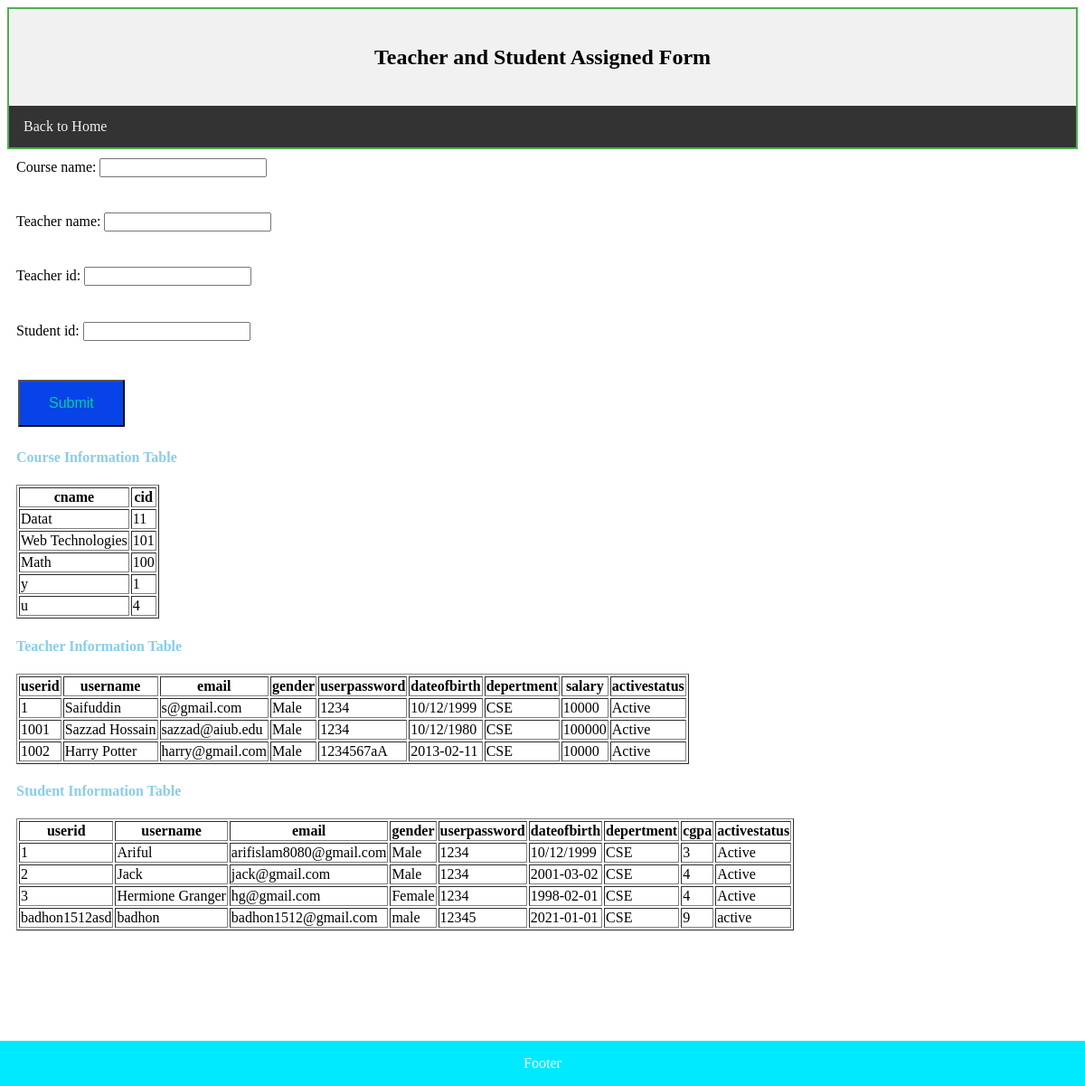
Page /FinalTermProject/Ariful/view/assign.php on the committed database.
### tables this page shows
CREATE TABLE `courses` (
  `id` int(11) NOT NULL,
  `cname` varchar(100) NOT NULL,
  `cid` varchar(100) NOT NULL
);

CREATE TABLE `faculty` (
  `userid` varchar(30) NOT NULL,
  `username` varchar(30) NOT NULL,
  `email` varchar(30) NOT NULL,
  `gender` varchar(30) NOT NULL,
  `userpassword` varchar(30) NOT NULL,
  `dateofbirth` varchar(30) NOT NULL,
  `depertment` varchar(30) NOT NULL,
  `salary` int(6) NOT NULL,
  `activestatus` varchar(30) NOT NULL
);

CREATE TABLE `students` (
  `userid` varchar(30) NOT NULL,
  `username` varchar(30) NOT NULL,
  `email` varchar(30) NOT NULL,
  `gender` varchar(30) NOT NULL,
  `userpassword` varchar(30) NOT NULL,
  `dateofbirth` varchar(30) NOT NULL,
  `depertment` varchar(30) NOT NULL,
  `cgpa` int(6) NOT NULL,
  `activestatus` varchar(30) NOT NULL
);

### FinalTermProject/Ariful/session/cdb.php (called while the page is built, shortened)
<?php
class cdb{
function ShowAll($conn,$table) {
    $result = $conn->query("SELECT * FROM  $table ");
    return $result;
    echo "<h3>Course information showed.</h3>";}
}
?>

### FinalTermProject/Ariful/session/tdb.php (called while the page is built, shortened)
<?php
class tdb{
    function ShowAll($conn,$table){
        $result = $conn->query("SELECT * FROM  $table");
        return $result; }
    }
?>

### FinalTermProject/Ariful/session/sdb.php (called while the page is built, shortened)
<?php
class sdb{
function ShowAll($conn,$table) {
    $result = $conn->query("SELECT * FROM  $table ");
    return $result;
    echo "<h3>Student information showed.</h3>";}
}
?>

### FinalTermProject/Ariful/view/assign.php (the view, shortened to what this page needs)
<!DOCTYPE html>
<html>
<body>
<link rel="stylesheet" type="text/css" href="../css/mystyle.css">
<div class="sticky">
<div class="header">
<h2>Teacher and Student Assigned Form</h2>
</div>
<div class="topnav">
<a href="Home.php">Back to Home</a><br>
</div>
</div>
<div class="column">
<form action="  " method="POST"  onsubmit="return validateForm1()" >
<label for="cname">Course name:</label>
 <input type="text" id="cname" name="cname"> <h4 id="cnameerror"></h4><?php// echo $cnameError; ?><br>
 <label for="tname">Teacher name:</label>
 <input type="text" id="tname" name="tname"><h4 id="tnameerror"></h4> <?php  ?><br>
 <label for="tid"> Teacher id:</label>
 <input type="text" id="tid" name="tid"> <h4 id="tiderror"></h4><?php  ?><br>
 <label for="sid"> Student id:</label>
 <input type="text" id="sid" name="sid"><h4 id="siderror"></h4> <?php// echo $sidError; ?><br>
 <input name="submit" class=button type="submit" value="Submit">
</form>
<h4><p id="para1">Course Information Table</p></h4><?php
include('../session/cdb.php');
$connection = new cdb();
$conn=$connection->OpenCon();
$userQuery=$connection->ShowAll($conn,"Courses");
echo "<table border='1'> <tr><th>cname</th> <th>cid</th></tr>";
if($userQuery->num_rows > 0){
    while($row=$userQuery->fetch_assoc())
    {
    echo "<tr>";
    echo "<td>" . $row['cname'] . "</td>";
    echo "<td>" . $row['cid'] . "</td>";
    echo "</tr>";
    }
    echo "</table>";
    }
    ?>
<h4><p id="para1">Teacher Information Table</p></h4><?php
include('../session/tdb.php');
$connection = new tdb();
$conn=$connection->OpenCon();
$userQuery=$connection->ShowAll($conn,"faculty");
echo "<table border='1'>
<tr>
<th>userid</th>
<th>username</th>
<th>email</th>
<th>gender</th>
<th>userpassword</th>
<th>dateofbirth</th>
<th>depertment</th>
<th>salary</th>
<th>activestatus</th>
</tr>";
if($userQuery->num_rows > 0){
    while($row=$userQuery->fetch_assoc())
    {
    echo "<tr>";
    echo "<td>" . $row['userid'] . "</td>";
    echo "<td>" . $row['username'] . "</td>";
    echo "<td>" . $row['email'] . "</td>";
    echo "<td>" . $row['gender'] . "</td>";
    echo "<td>" . $row['userpassword'] . "</td>";
    echo "<td>" . $row['dateofbirth'] . "</td>";
    echo "<td>" . $row['depertment'] . "</td>";
    echo "<td>" . $row['salary'] . "</td>";
    echo "<td>" . $row['activestatus'] . "</td>";
    echo "</tr>";
    }
    echo "</table>";
    } ?>
<h4><p id="para1">Student Information Table</p></h4><?php
include('../session/sdb.php');
$connection = new sdb();
$conn=$connection->OpenCon();
$userQuery=$connection->ShowAll($conn,"students");
echo "<table border='1'>
<tr>
<th>userid</th>
<th>username</th>
<th>email</th>
<th>gender</th>
<th>userpassword</th>
<th>dateofbirth</th>
<th>depertment</th>
<th>cgpa</th>
<th>activestatus</th>
</tr>";
if($userQuery->num_rows > 0){
    while($row=$userQuery->fetch_assoc())
    {
    echo "<tr>";
    echo "<td>" . $row['userid'] . "</td>";
    echo "<td>" . $row['username'] . "</td>";
    echo "<td>" . $row['email'] . "</td>";
    echo "<td>" . $row['gender'] . "</td>";
    echo "<td>" . $row['userpassword'] . "</td>";
    echo "<td>" . $row['dateofbirth'] . "</td>";
    echo "<td>" . $row['depertment'] . "</td>";
    echo "<td>" . $row['cgpa'] . "</td>";
    echo "<td>" . $row['activestatus'] . "</td>";
    echo "</tr>";
    }
    echo "</table>";
    } ?>
<br>
<br>
<br>
<br>
<br>
<br>
<br>
<br>
<br>
</div>
<div class="footer">
<p>Footer</p>
</div>
</body>
</html>

### FinalTermProject/Ariful/css/mystyle.css (style rules this page uses)
.header { background-color: #F1F1F1; text-align: center; padding: 20px; }
.topnav { overflow: hidden; background-color: #333; }
.topnav a { float: left; display: block; color: #f2f2f2; text-align: center; padding: 14px 16px; text-decoration: none; }
div.sticky { position: sticky; top: 0; padding: 0; background-color: #1e8000; border: 2px solid #4caf51; }
.column { float: left; padding: 10px; }
.footer { position: fixed; left: 0; bottom: 0; width: 100%; background-color: rgb(0, 234, 255); color: white; text-align: center; }
#para1 { color:skyblue; }
.button { background-color: #0743e6; color: rgba(0, 255, 136, 0.74); padding: 15px 32px; text-align: center; text-decoration: none; display: inline-block; font-size: 16px; margin: 4px 2px; cursor: pointer; }

### rows in the picture
courses: cname "Datat", cid "11"
courses: cname "Web Technologies", cid "101"
courses: cname "Math", cid "100"
courses: cname "y", cid "1"
courses: cname "u", cid "4"
faculty: userid "1", username "Saifuddin", email "s@gmail.com", gender "Male", userpassword "1234", dateofbirth "10/12/1999", depertment "CSE", salary "10000", activestatus "Active"
faculty: userid "1001", username "Sazzad Hossain", email "sazzad@aiub.edu", gender "Male", userpassword "1234", dateofbirth "10/12/1980", depertment "CSE", salary "100000", activestatus "Active"
faculty: userid "1002", username "Harry Potter", email "harry@gmail.com", gender "Male", userpassword "1234567aA", dateofbirth "2013-02-11", depertment "CSE", salary "10000", activestatus "Active"
students: userid "1", username "Ariful", email "arifislam8080@gmail.com", gender "Male", userpassword "1234", dateofbirth "10/12/1999", depertment "CSE", cgpa "3", activestatus "Active"
students: userid "2", username "Jack", email "jack@gmail.com", gender "Male", userpassword "1234", dateofbirth "2001-03-02", depertment "CSE", cgpa "4", activestatus "Active"
students: userid "3", username "Hermione Granger", email "hg@gmail.com", gender "Female", userpassword "1234", dateofbirth "1998-02-01", depertment "CSE", cgpa "4", activestatus "Active"
students: userid "badhon1512asd", username "badhon", email "badhon1512@gmail.com", gender "male", userpassword "12345", dateofbirth "2021-01-01", depertment "CSE", cgpa "9", activestatus "active"
